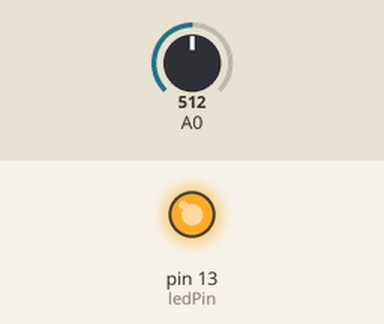
Bench run of a sketch on a simulated Arduino Uno, built with avr-gcc and run on an emulated ATmega328P. Parts: output pins drawn as LEDs (lit = HIGH). The inputs (shaded band) are chosen by the test bench; at power-on: A0 = 512.

Above: at 0.1 s.
At 5.1 s:
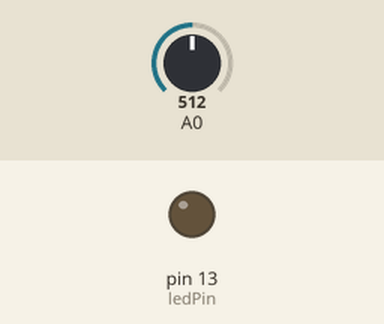
Timing chart, 0 to 6.6 s (numbered marks = the images above):
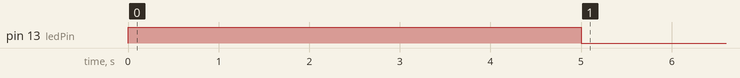

The sketch:

arduino_pinpin00.ino
```cpp
int sensorValue;
int sensorLow = 1023;
int sensorHigh;
const int ledPin = 13;


void setup() {
  // put your setup code here, to run once:
pinMode(ledPin, OUTPUT);
digitalWrite(ledPin, HIGH);
while (millis() < 5000) {
sensorValue = analogRead(A0);
if(sensorValue = sensorHigh) {
}
if(sensorValue < sensorLow) {
  sensorLow = sensorValue;
}
}

digitalWrite(ledPin,LOW);
}
void loop() {
  // put your main code here, to run repeatedly:


}
```
